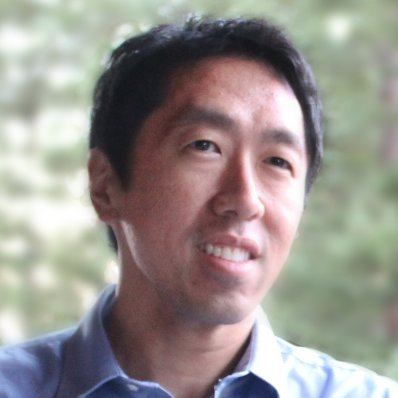
#> input picture test.jpg, 398 x 398 px, found by its file name
$ python main1.py   (older library calls are emulated)
#> lines starting #> are read from the running program, lines starting #| are printed output that depends on the picture
import cv2
import os
from PIL import Image
import numpy as np


TARGER_DIR = '/home/navaneeth/work/oneon/detected'
basewidth = 600
image0 = Image.open('/home/navaneeth/work/oneon/test.jpg')
#> image0 is the input picture: PIL image 398x398 RGB; mean R, G, B 151.3, 146.1, 141.5
wpercent = (basewidth / float(image0.size[0]))
#> wpercent = 1.51
hsize = int((float(image0.size[1]) * float(wpercent)))
#> hsize = 600
image0 = image0.resize((basewidth, hsize), Image.ANTIALIAS)
#> image0: PIL image 600x600 RGB
image0.save('resized_image.jpg')
image = cv2.imread("resized_image.jpg")
epoches = 1
h1 = 100
w1 = 100
face_cascade = cv2.CascadeClassifier('haarcascade_frontalface_default.xml')
eye_cascade = cv2.CascadeClassifier('haarcascade_eye.xml')


def rotate(image):
    (h, w) = image.shape[:2]
    center = (w / 2, h / 2)
    M = cv2.getRotationMatrix2D(center, 180, 1.0)
    rotated = cv2.warpAffine(image, M, (w, h))
    rotate_imgs = os.path.join(TARGER_DIR, "rota_" + str(i) + ".png")
    cv2.imwrite(rotate_imgs, rotated)
    return 0


def resize(image):
    r = h1/image.shape[1]
    dim = (w1, int(image.shape[0]*r))
    resized = cv2.resize(image, dim, interpolation=cv2.INTER_AREA)
    resiz_imgs = os.path.join(TARGER_DIR, "resiz_" + str(i) + ".png")
    cv2.imwrite(resiz_imgs, resized)
    return 0


def image_b(image):
    for i in range(epoches):
        blur = cv2.blur(image, (i+4, 5))
        blur_imgs = os.path.join(TARGER_DIR, "blur_" + str(i) + ".png")
        median = cv2.medianBlur(image, 5)
        mblur_imgs = os.path.join(TARGER_DIR, "mblur_" + str(i) + ".png")
        bilateral = cv2.bilateralFilter(image, i+4, i+75, i+75)
        bblur_imgs = os.path.join(TARGER_DIR, "bblur_" + str(i) + ".png")
        gaussian = cv2.GaussianBlur(image, (5, 5), 0)
        gblur_imgs = os.path.join(TARGER_DIR, "gblur_" + str(i) + ".png")
        cv2.imwrite(blur_imgs, blur)
        cv2.imwrite(mblur_imgs, median)
        cv2.imwrite(bblur_imgs, bilateral)
        cv2.imwrite(gblur_imgs, gaussian)
    return 0


def image_grey(image):
    for i in range(epoches):
        gray_image = cv2.cvtColor(image, cv2.COLOR_BGR2GRAY)
        resiz_imgs = os.path.join(TARGER_DIR, "grey_" + str(i) + ".png")
        cv2.imwrite(resiz_imgs, gray_image)
    return 0


def detect_face(image):
    gray = cv2.cvtColor(image, cv2.COLOR_BGR2GRAY)
    faces = face_cascade.detectMultiScale(gray, 1.3, 5)
    for i in range(epoches):
        for (x, y, w, h) in faces:
            roi_color = image[y:y+h, x:x+w]
            face_ = os.path.join(TARGER_DIR, "face_" + str(i) + ".png")
        cv2.imwrite(face_, roi_color)
    return 0


def detect_box(image, cropIt=True):
    image_yuv = cv2.cvtColor(image, cv2.COLOR_BGR2YUV)
    image_y = np.zeros(image_yuv.shape[0:2], np.uint8)
    image_y[:, :] = image_yuv[:, :, 0]
    image_blurred = cv2.GaussianBlur(image_y, (3, 3), 0)
    edges = cv2.Canny(image_blurred, 100, 300, apertureSize=3)
    _, contours, _ = cv2.findContours(
        edges, cv2.RETR_EXTERNAL, cv2.CHAIN_APPROX_SIMPLE)
    imo_ = os.path.join(TARGER_DIR, "cont_" + str(i) + ".png")
    cv2.imwrite(imo_, edges)
    return 0


def cont_(image):
    imgray = cv2.cvtColor(image, cv2.COLOR_BGR2GRAY)
    ret, thresh = cv2.threshold(imgray, 127, 255, 0)
    _, contours, _ = cv2.findContours(
        thresh, cv2.RETR_TREE, cv2.CHAIN_APPROX_SIMPLE)
    imo = cv2.drawContours(image, contours, -1, (0, 255, 0), 3)
    imo_ = os.path.join(TARGER_DIR, "edge_" + str(i) + ".png")
    cv2.imwrite(imo_, imo)
    return 0


def paste_image(image):
    for i in range(epoches):
        image = Image.fromarray(image)  # converting numpy array into PIL image
        im2 = Image.open('./1.png')
        x, y = im2.size
        image.paste(im2, (0, 0, x, y))
        image.save("./detected/test_"+str(i)+".jpg", "JPEG")
    return 0


for i in range(epoches):
    detect_face(image)
    rotate(image)
    resize(image)
    image_b(image)
    image_grey(image)
    cont_(image)
    #paste_image(image)
    detect_box(image)

    h1 = h1*2
    w1 = w1*2
    i = i+1
#> this loop made 1 pass
#> faces in detect_face on pass 1: [[180, 83, 359, 359]]
#> pass 1, in detect_face, `gray = cv2.cvtColor(image, cv2.COLOR_BGR2GRAY)`:
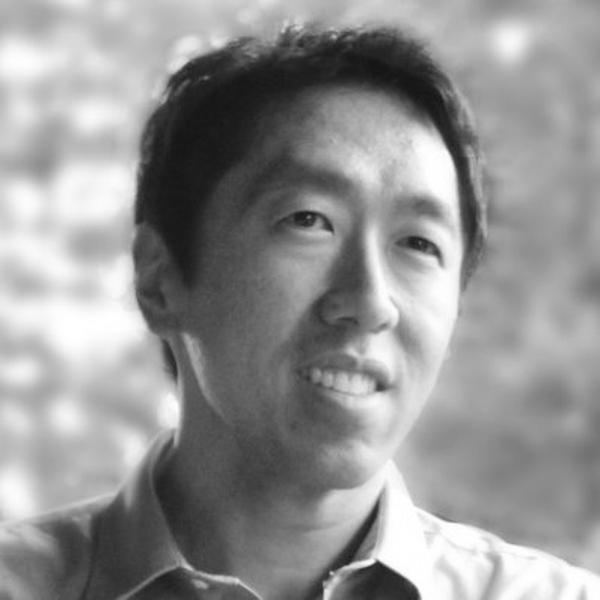
#> gray: shape (600, 600); min 20, max 255, mean 147.2
#> pass 1, in detect_face, `cv2.imwrite(face_, roi_color)`:
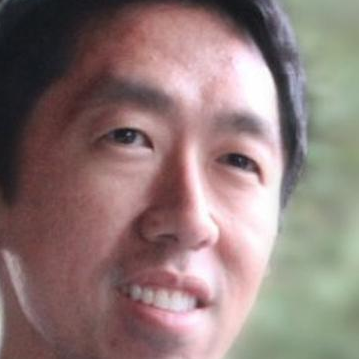
#> saved as face_0.png: shape (359, 359, 3); mean B, G, R 119.1, 121.9, 142.4
#> pass 1, in rotate, `rotated = cv2.warpAffine(image, M, (w, h))`:
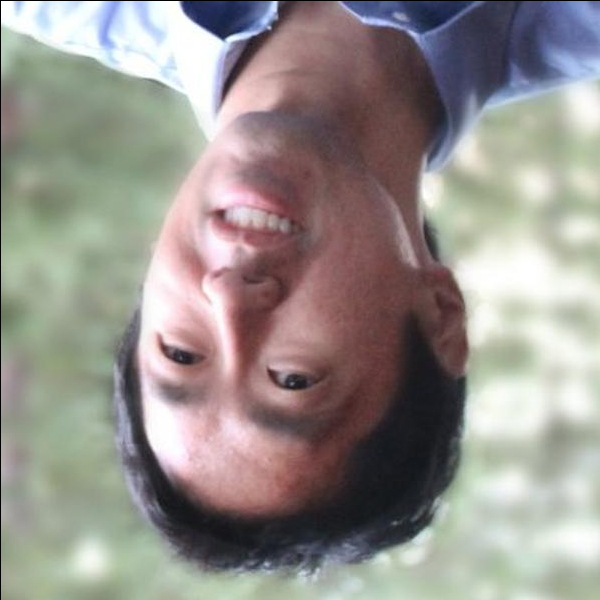
#> rotated: shape (600, 600, 3); mean B, G, R 140.9, 145.5, 150.8
#> pass 1, in resize, `resized = cv2.resize(image, dim, interpolation=cv2.INTER_AREA)`:
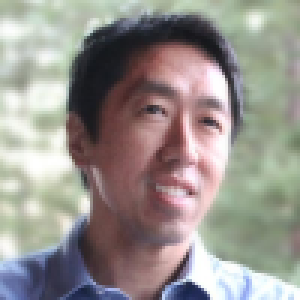
#> resized: shape (100, 100, 3) (shown 3 times larger); mean B, G, R 141.5, 146.1, 151.4
#> after the loop:
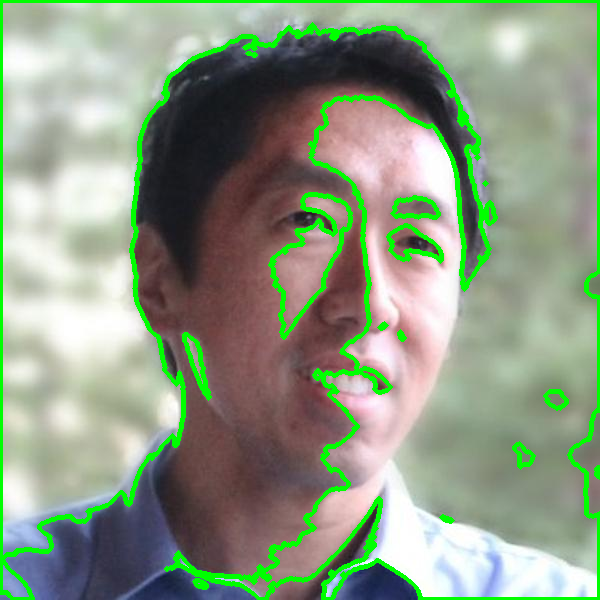
#> image: shape (600, 600, 3); mean B, G, R 130.8, 154.5, 140.3
#> after the loop, h1 = 200; w1 = 200

os.system("rm ./resized_image.jpg")
# delete the resized image
